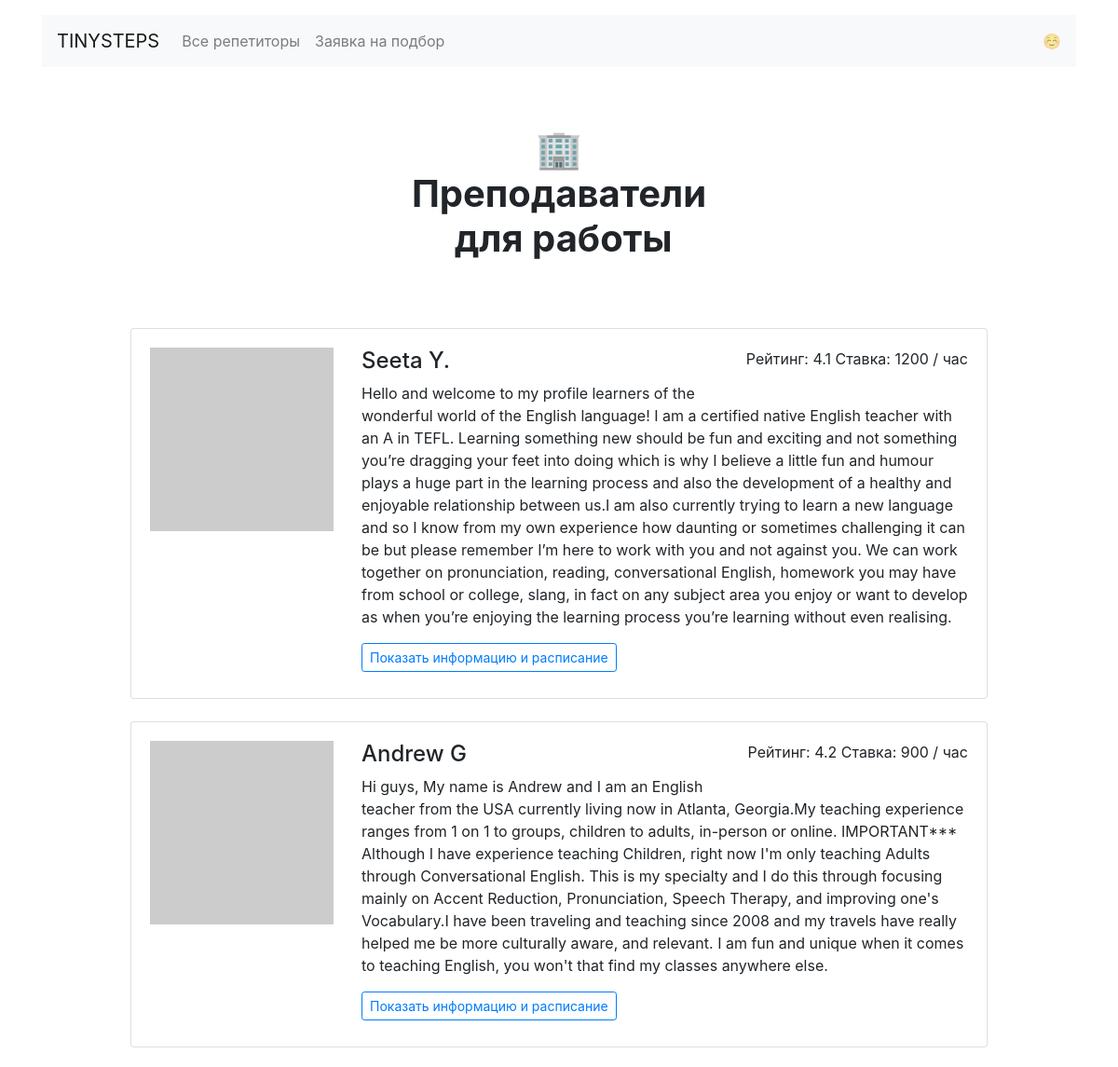
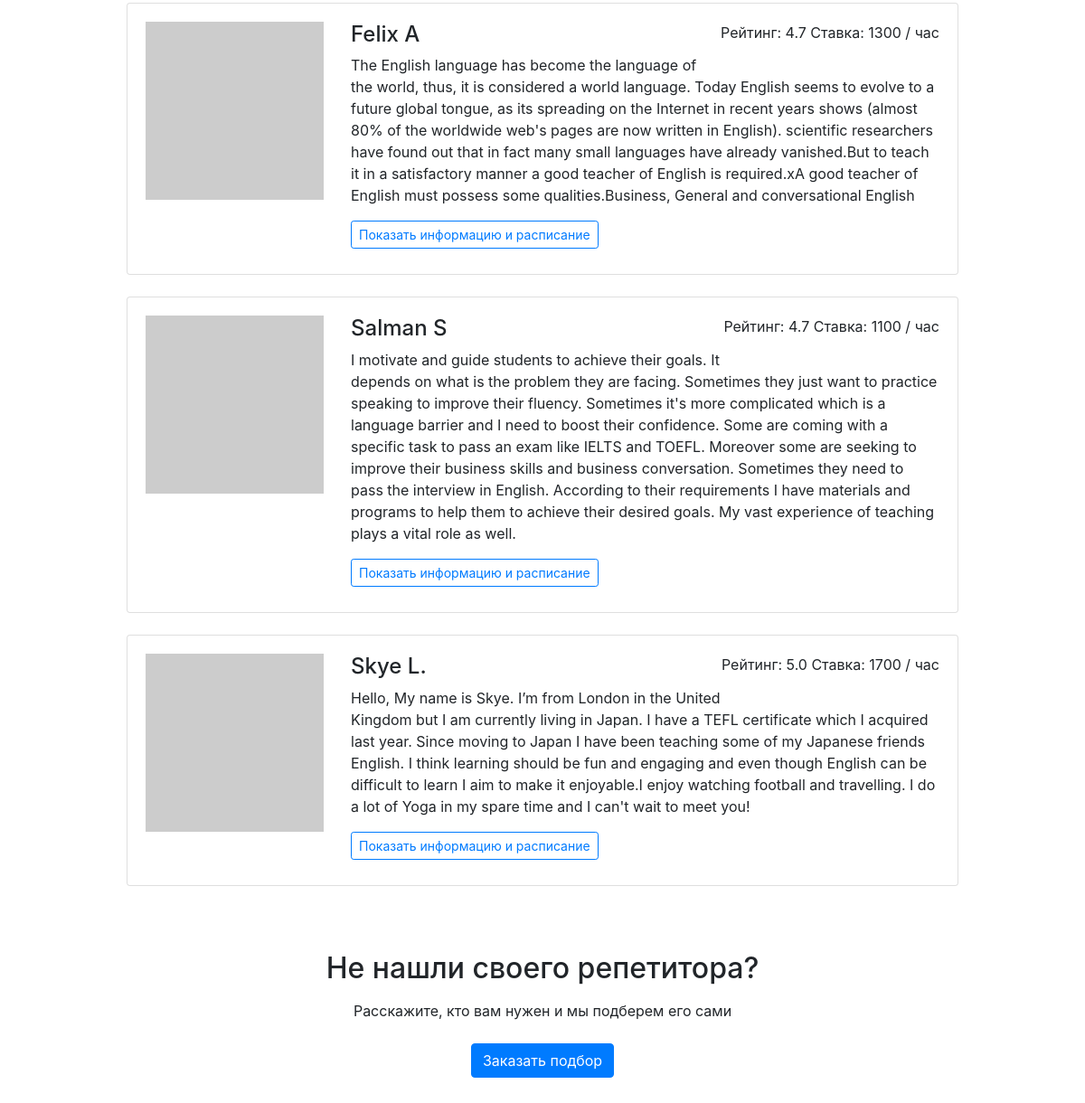
The app's page /goals/work/ with its own data (2 pictures, top to bottom).
### app.py (models this page shows)
class Goal(db.Model):
    __tablename__ = 'goals'
    id = db.Column(db.Integer, primary_key=True)
    alias = db.Column(db.String(25), nullable=False, unique=True)
    name = db.Column(db.String(25), nullable=False)
    emoji = db.Column(db.String(5), nullable=False)
    teachers = db.relationship(
        'Teacher', secondary=teachers_goals_association, back_populates='goals'
    )
    requests = db.relationship('Request', back_populates='goal')

class Teacher(db.Model):
    __tablename__ = 'teachers'
    id = db.Column(db.Integer, primary_key=True)
    name = db.Column(db.String(50), nullable=False)
    about = db.Column(db.Text(500))
    rating = db.Column(db.Float)
    picture = db.Column(db.String(100), nullable=False)
    price = db.Column(db.Integer, nullable=False)
    goals = db.relationship(
        'Goal', secondary=teachers_goals_association, back_populates='teachers'
    )
    free = db.Column(db.Text)
    bookings = db.relationship('Booking', back_populates='teacher')

### app.py (the view)
@app.route("/goals/<goal>/")
def render_goal(goal):
    goal = db.session.query(Goal).filter(Goal.alias == goal).first()
    if goal is None:
        abort(404)
    output = render_template('goal.html', goal=goal)
    return output

### templates/goal.html
{% extends 'base.html' %}
{% block content %}
  <main class="container mt-3">
    <h1 class="h1 text-center w-50 mx-auto mt-1 py-5 mb-4"><strong>{{ goal.emoji }}<br />Преподаватели <br>  {{ goal.name|lower }}</strong></h1>
    <div class="row">
      <div class="col-12 col-lg-10 offset-lg-1 m-auto">
        {% set sorted_teachers = goal.teachers|sort(attribute="rating") %}
        {% for t in sorted_teachers %}
        <div class="card mb-4">
          <div class="card-body">
            <div class="row">
              <div class="col-3"><img src="{{ t.picture }}" class="img-fluid" alt="{{ t.name }}"></div>
              <div class="col-9">
                <p class="float-right">Рейтинг: {{ t.rating }} Ставка: {{ t.price }} / час</p>
                <h2 class="h4">{{ t.name }}</h2>
                <p>{{ t.about }}</p>
                <a href="{{ url_for('render_profile', id=t.id) }}" class="btn btn-outline-primary btn-sm mr-3 mb-2">Показать информацию и расписание</a>
              </div>
            </div>
          </div>
        </div>
        {% endfor %}
      </div>
    </div>
    <h2 class="text-center mt-5 mb-3">Не нашли своего репетитора?</h2>
    <p class="text-center mb-4">Расскажите, кто вам нужен и мы подберем его сами</p>
    <div class="text-center pb-5">
        <a href="{{ url_for('render_request_form') }}" class="btn btn-primary">Заказать подбор</a>
    </div>
  </main>
{% endblock %}

### records on screen
Goal: emoji "🏢", name "для работы"
Teacher: rating "4.1", price "1200", name "Seeta Y.", about "Hello and welcome to my profile learners of the wonderful world of the English language! I am a certified native English teacher with an A in TEFL. Learning something new should be fun and exciting and not something you’re dragging your feet into doing which is why I believe a little fun and humour plays a huge part in the learning process and also the development of a healthy and enjoyable relationship between us.I am also currently trying to learn a new language and so I know from my own experience how daunting or sometimes challenging it can be but please remember I’m here to work with you and not against you. We can work together on pronunciation, reading, conversational English,…"
Teacher: rating "4.2", price "900", name "Andrew G", about "Hi guys, My name is Andrew and I am an English teacher from the USA currently living now in Atlanta, Georgia.My teaching experience ranges from 1 on 1 to groups, children to adults, in-person or online. IMPORTANT*** Although I have experience teaching Children, right now I'm only teaching Adults through Conversational English. This is my specialty and I do this through focusing mainly on Accent Reduction, Pronunciation, Speech Therapy, and improving one's Vocabulary.I have been traveling and teaching since 2008 and my travels have really helped me be more culturally aware, and relevant. I am fun and unique when it comes to teaching English, you won't that find my classes anywhere else."
Teacher: rating "4.7", price "1300", name "Felix A", about "The English language has become the language of the world, thus, it is considered a world language. Today English seems to evolve to a future global tongue, as its spreading on the Internet in recent years shows (almost 80% of the worldwide web's pages are now written in English). scientific researchers have found out that in fact many small languages have already vanished.But to teach it in a satisfactory manner a good teacher of English is required.xA good teacher of English must possess some qualities.Business, General and conversational English"
Teacher: rating "4.7", price "1100", name "Salman S", about "I motivate and guide students to achieve their goals. It depends on what is the problem they are facing. Sometimes they just want to practice speaking to improve their fluency. Sometimes it's more complicated which is a language barrier and I need to boost their confidence. Some are coming with a specific task to pass an exam like IELTS and TOEFL. Moreover some are seeking to improve their business skills and business conversation. Sometimes they need to pass the interview in English. According to their requirements I have materials and programs to help them to achieve their desired goals. My vast experience of teaching plays a vital role as well."
Teacher: rating "5.0", price "1700", name "Skye L.", about "Hello, My name is Skye. I’m from London in the United Kingdom but I am currently living in Japan. I have a TEFL certificate which I acquired last year. Since moving to Japan I have been teaching some of my Japanese friends English. I think learning should be fun and engaging and even though English can be difficult to learn I aim to make it enjoyable.I enjoy watching football and travelling. I do a lot of Yoga in my spare time and I can't wait to meet you!"
